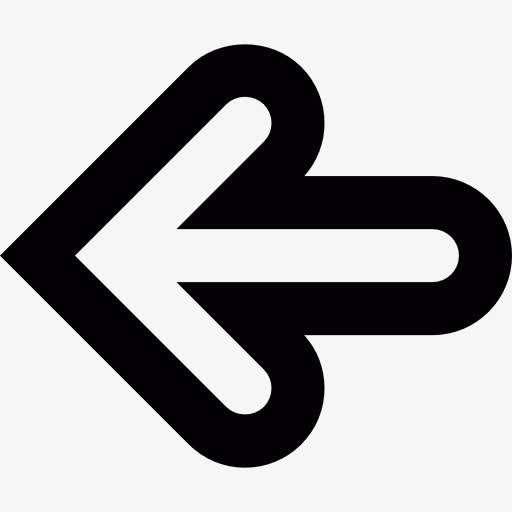
#> input picture images/smaller.jpeg, 512 x 512 px
$ python image_process.py
#> lines starting #> are read from the running program, lines starting #| are printed output that depends on the picture
import cv2

a = 32

img = cv2.imread("images/smaller.jpeg")
#> img is the input picture: shape (512, 512, 3); mean B, G, R 174.4, 173.1, 174.1
#cv2.imshow("input", img)
#cv2.waitKey(0)
dst = cv2.resize(img, (32, 32))
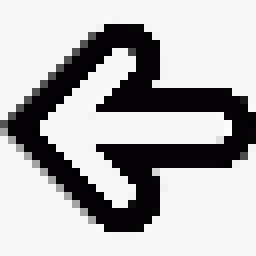
#> dst: shape (32, 32, 3) (shown 8 times larger); mean B, G, R 179, 177.7, 178.7
cv2.imwrite("images/smaller.png", dst)

$ run again, with images/bigger.jpeg copied over images/smaller.jpeg
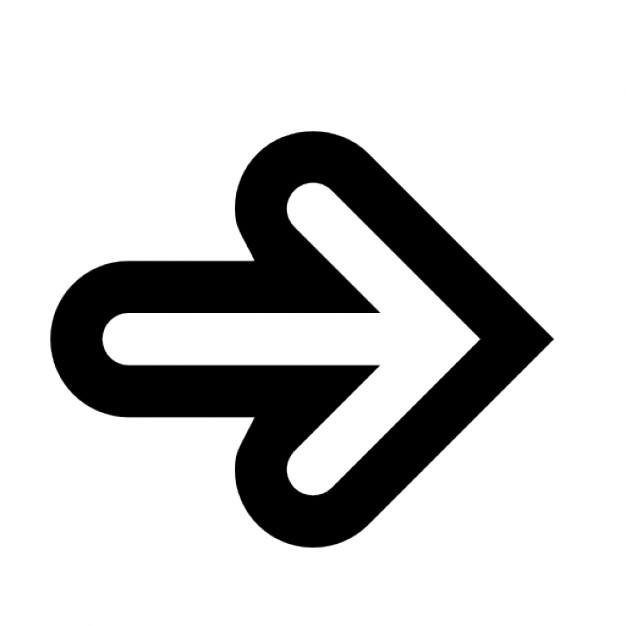
#> input picture images/bigger.jpeg, 626 x 626 px
#> img is the input picture: shape (626, 626, 3); min 0, max 255, mean 205.7
#> `dst = cv2.resize(img, (32, 32))`:
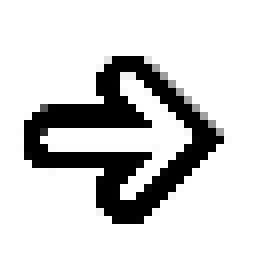
#> dst: shape (32, 32, 3) (shown 8 times larger); min 0, max 255, mean 206.8

$ run again, with images/src.jpeg copied over images/smaller.jpeg
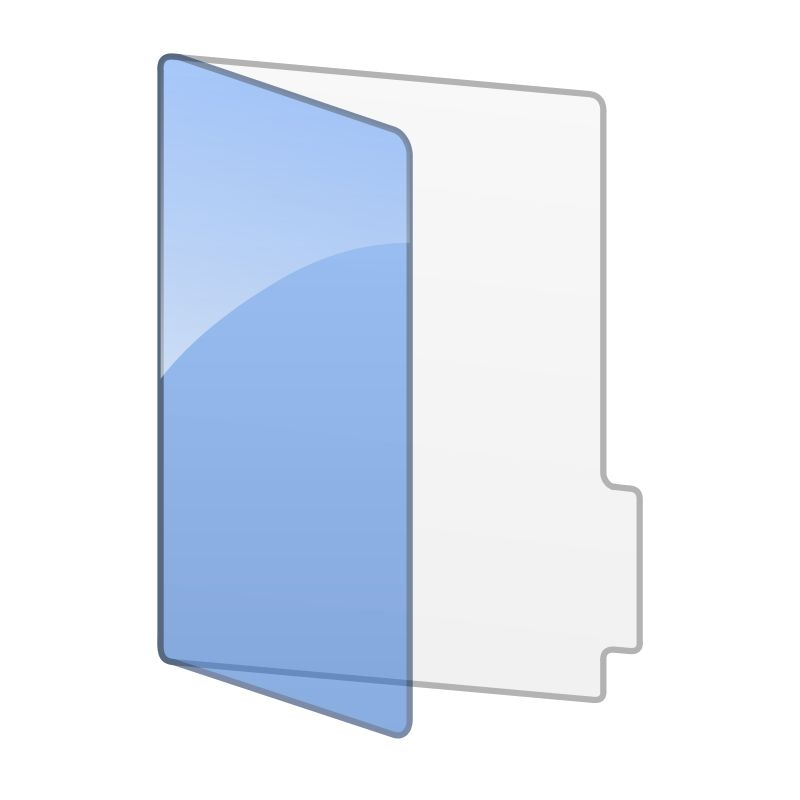
#> input picture images/src.jpeg, 800 x 800 px
#> img is the input picture: shape (800, 800, 3); mean B, G, R 245.6, 234.2, 226.3
#> `dst = cv2.resize(img, (32, 32))`:
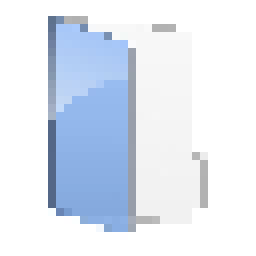
#> dst: shape (32, 32, 3) (shown 8 times larger); mean B, G, R 243.1, 231.8, 224.1
